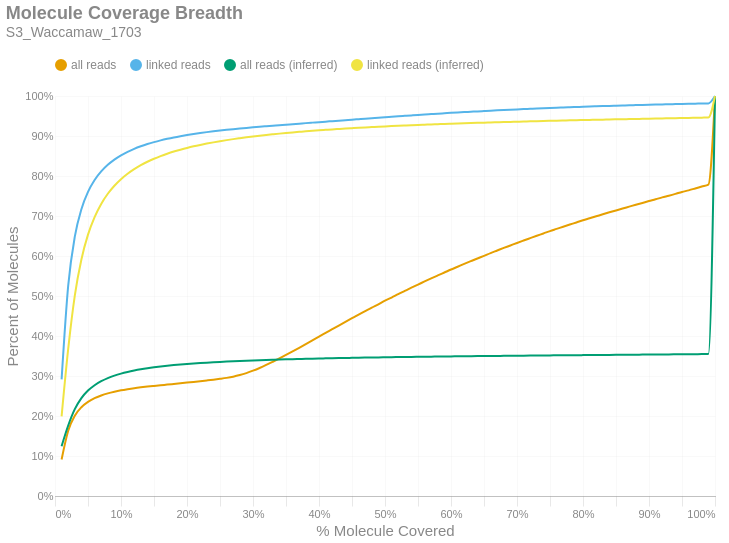

The notebook cell saved with this chart:
### Markdown cell above
### Molecule Read Coverage
This chart shows molecule coverage breadth as computed by the number of bases aligned to that molecule. In other words, "*how much of each unique long molecule is actually sequenced/aligned?*" Keep in mind there is a distinction between sequences and alignments, since some sequences belonging to a particular molecule may not align well and wouldn't appear in the alignment data. This chart also shows molecule coverage breadth as computed by the *inferred fragment* from which the aligned sequences originate. Unlike read coverage, this calculation takes into account the total insert size, including unsequenced gaps between the forward and reverse reads. Like the previous figures, these are cumulative percents.

### Code cell
if SKIPLR:
    print_html(f"Skipped")
else:
    binned_df = consolidated_hist(valids['coverage_bp'], mask, 0.01, True)
    binned_df_inf = consolidated_hist(valids['coverage_inserts'], mask, 0.01, True)
    binned_df = binned_df.with_columns(pl.lit(binned_df_inf['all reads (cumsum)']).alias('all reads (inferred)'))
    binned_df = binned_df.with_columns(pl.lit(binned_df_inf['linked reads (cumsum)']).alias('linked reads (inferred)'))
    binned_df = binned_df.with_columns(
        (pl.col('bin').cast(pl.Float64) + 0.01).alias('right_edge')
    )

    with SafeRender(binned_df):
        (
            density_plot(binned_df, 'Molecule Coverage Breadth', samplename, 'molcov', ['all reads (inferred)','linked reads (inferred)'])
            .encode(
                #x=alt.X('bin:Q', title="% Molecule Covered").axis(format = '%').scale(padding=0),
                x=alt.X('right_edge:Q', title="% Molecule Covered").axis(format='%').scale(padding=0),
                y=alt.Y('value:Q', title='Percent of Molecules')
                    .axis(format='%')
                    .stack(False)
                    .scale(domainMin=0, padding=0),
                color=alt.Color("key:N").scale(domain = ["all reads", "linked reads", "all reads (inferred)", "linked reads (inferred)"]),
                tooltip = [
                    alt.Tooltip("key:N", title = "Data Type"),
                    alt.Tooltip("range_label:N", title="% Molecule Covered"),
                    alt.Tooltip("value:Q", format = ".2%", title="% Molecules")
                ]
            )
        ).display()

### Figure 1 — Vega-Lite specification as saved in the notebook (floating-point values rounded to 4 significant figures)
{"width": "container", "height": 400, "config": {"title": {"anchor": "start", "dy": -15, "fontSize": 18, "color": "#888888", "subtitleColor": "#888888", "subtitleFontSize": 14}, "arc": {"fill": "#0072B2"}, "axis": {"domainColor": "#888888", "domainWidth": 0.5, "gridWidth": 0.2, "grid": false, "titleFontWeight": 400, "titleFontSize": 15, "labelFontSize": 11, "labelColor": "#888888", "tickColor": "#888888", "tickWidth": 0.2, "titleColor": "#888888"}, "axisBand": {"grid": false}, "axisX": {"grid": true, "tickSize": 10, "domainCap": "round"}, "axisY": {"domain": false, "grid": true, "tickSize": 0, "domainCap": "round"}, "background": "transparent", "header": {"labelFontSize": 15, "labelColor": "#888888", "titleFontSize": 15, "titleFontWeight": 600, "titleColor": "#888888"}, "legend": {"labelFont": "sans-serif", "labelFontSize": 12, "labelColor": "#888888", "symbolSize": 100, "symbolType": "circle", "titleFontSize": 12, "titlePadding": 10, "titleColor": "#888888", "title": null, "orient": "top"}, "range": {"category": ["#E69F00", "#56B4E9", "#009E73", "#F0E442", "#0072B2", "#D55E00", "#CC79A7", "#000000"], "diverging": ["#cfe8f3", "#a2d4ec", "#73bfe2", "#46abdb", "#1696d2", "#12719e"]}, "area": {"fill": "#0072B2", "fillOpacity": 0.7, "line": true, "strokeOpacity": 0.7}, "line": {"color": "#0072B2", "stroke": "#0072B2", "strokeWidth": 2}, "trail": {"color": "#0072B2", "stroke": "#0072B2", "strokeWidth": 0, "size": 1}, "point": {"filled": true, "fillOpacity": 1.0, "size": 95}, "text": {"color": "#888888", "fontSize": 11, "align": "right", "fontWeight": 400, "size": 11}, "bar": {"fill": "#0072B2", "stroke": null}, "view": {"stroke": null, "continuousWidth": 660, "continuousHeight": 400}}, "data": {"name": "data-ea8276abb4e4f0369d5e88fb73191079"}, "mark": {"type": "line", "interpolate": "monotone", "point": {"opacity": 0, "size": 275}}, "encoding": {"color": {"field": "key", "scale": {"domain": ["all reads", "linked reads", "all reads (inferred)", "linked reads (inferred)"]}, "type": "nominal"}, "tooltip": [{"field": "key", "title": "Data Type", "type": "nominal"}, {"field": "range_label", "title": "% Molecule Covered", "type": "nominal"}, {"field": "value", "format": ".2%", "title": "% Molecules", "type": "quantitative"}], "x": {"axis": {"format": "%"}, "field": "right_edge", "scale": {"padding": 0}, "title": "% Molecule Covered", "type": "quantitative"}, "y": {"axis": {"format": "%"}, "field": "value", "scale": {"domainMin": 0, "padding": 0}, "stack": false, "title": "Percent of Molecules", "type": "quantitative"}}, "params": [{"name": "param_c36ac31b6afebe62", "select": {"type": "point", "fields": ["key"]}, "bind": "legend"}], "title": {"text": "Molecule Coverage Breadth", "subtitle": "S3_Waccamaw_1703"}, "transform": [{"fold": ["all reads (cumsum)", "linked reads (cumsum)", "all reads (inferred)", "linked reads (inferred)"]}, {"calculate": "replace(datum.key, ' (cumsum)', '')", "as": "key"}, {"filter": {"param": "param_c36ac31b6afebe62"}}], "usermeta": {"embedOptions": {"downloadFileName": "S3_Waccamaw_1703.molcov"}}, "$schema": "https://vega.github.io/schema/vega-lite/v6.1.0.json", "datasets": {"data-ea8276abb4e4f0369d5e88fb73191079": [{"bin": "0.0", "interval": "0.0-0.01", "all reads": 0.0913, "linked reads": 0.2914, "all reads (cumsum)": 0.0913, "linked reads (cumsum)": 0.2914, "range_label": "0.0-0.01", "all reads (inferred)": 0.1245, "linked reads (inferred)": 0.1993, "right_edge": 0.01}, {"bin": "0.01", "interval": "0.01-0.02", "all reads": 0.07185, "linked reads": 0.2343, "all reads (cumsum)": 0.1632, "linked reads (cumsum)": 0.5257, "range_label": "0.01-0.02", "all reads (inferred)": 0.1763, "linked reads (inferred)": 0.3676, "right_edge": 0.02}, {"bin": "0.02", "interval": "0.02-0.03", "all reads": 0.03764, "linked reads": 0.1226, "all reads (cumsum)": 0.2008, "linked reads (cumsum)": 0.6483, "range_label": "0.02-0.03", "all reads (inferred)": 0.2171, "linked reads (inferred)": 0.5012, "right_edge": 0.03}, {"bin": "0.03", "interval": "0.03-0.04", "all reads": 0.02124, "linked reads": 0.06864, "all reads (cumsum)": 0.222, "linked reads (cumsum)": 0.717, "range_label": "0.03-0.04", "all reads (inferred)": 0.2446, "linked reads (inferred)": 0.5913, "right_edge": 0.04}, {"bin": "0.04", "interval": "0.04-0.05", "all reads": 0.01338, "linked reads": 0.04318, "all reads (cumsum)": 0.2354, "linked reads (cumsum)": 0.7602, "range_label": "0.04-0.05", "all reads (inferred)": 0.2635, "linked reads (inferred)": 0.6533, "right_edge": 0.05}, {"bin": "0.05", "interval": "0.05-0.06", "all reads": 0.009272, "linked reads": 0.02973, "all reads (cumsum)": 0.2447, "linked reads (cumsum)": 0.7899, "range_label": "0.05-0.06", "all reads (inferred)": 0.277, "linked reads (inferred)": 0.6974, "right_edge": 0.06}, {"bin": "0.06", "interval": "0.06-0.07", "all reads": 0.006706, "linked reads": 0.02144, "all reads (cumsum)": 0.2514, "linked reads (cumsum)": 0.8113, "range_label": "0.06-0.07", "all reads (inferred)": 0.2871, "linked reads (inferred)": 0.7303, "right_edge": 0.07}, {"bin": "0.07", "interval": "0.07-0.08", "all reads": 0.005217, "linked reads": 0.01659, "all reads (cumsum)": 0.2566, "linked reads (cumsum)": 0.8279, "range_label": "0.07-0.08", "all reads (inferred)": 0.2948, "linked reads (inferred)": 0.7556, "right_edge": 0.08}, {"bin": "0.08", "interval": "0.08-0.09", "all reads": 0.00412, "linked reads": 0.01303, "all reads (cumsum)": 0.2607, "linked reads (cumsum)": 0.841, "range_label": "0.08-0.09", "all reads (inferred)": 0.301, "linked reads (inferred)": 0.7757, "right_edge": 0.09}, {"bin": "0.09", "interval": "0.09-0.1", "all reads": 0.003436, "linked reads": 0.01072, "all reads (cumsum)": 0.2642, "linked reads (cumsum)": 0.8517, "range_label": "0.09-0.1", "all reads (inferred)": 0.306, "linked reads (inferred)": 0.792, "right_edge": 0.1}, {"bin": "0.1", "interval": "0.1-0.11", "all reads": 0.002814, "linked reads": 0.008691, "all reads (cumsum)": 0.267, "linked reads (cumsum)": 0.8604, "range_label": "0.1-0.11", "all reads (inferred)": 0.3101, "linked reads (inferred)": 0.8055, "right_edge": 0.11}, {"bin": "0.11", "interval": "0.11-0.12", "all reads": 0.002489, "linked reads": 0.007568, "all reads (cumsum)": 0.2695, "linked reads (cumsum)": 0.8679, "range_label": "0.11-0.12", "all reads (inferred)": 0.3137, "linked reads (inferred)": 0.817, "right_edge": 0.12}, {"bin": "0.12", "interval": "0.12-0.13", "all reads": 0.002123, "linked reads": 0.006374, "all reads (cumsum)": 0.2716, "linked reads (cumsum)": 0.8743, "range_label": "0.12-0.13", "all reads (inferred)": 0.3167, "linked reads (inferred)": 0.827, "right_edge": 0.13}, {"bin": "0.13", "interval": "0.13-0.14", "all reads": 0.001891, "linked reads": 0.005534, "all reads (cumsum)": 0.2735, "linked reads (cumsum)": 0.8799, "range_label": "0.13-0.14", "all reads (inferred)": 0.3194, "linked reads (inferred)": 0.8356, "right_edge": 0.14}, {"bin": "0.14", "interval": "0.14-0.15", "all reads": 0.001721, "linked reads": 0.004865, "all reads (cumsum)": 0.2752, "linked reads (cumsum)": 0.8847, "range_label": "0.14-0.15", "all reads (inferred)": 0.3217, "linked reads (inferred)": 0.8431, "right_edge": 0.15}, {"bin": "0.15", "interval": "0.15-0.16", "all reads": 0.001659, "linked reads": 0.004325, "all reads (cumsum)": 0.2769, "linked reads (cumsum)": 0.889, "range_label": "0.15-0.16", "all reads (inferred)": 0.3237, "linked reads (inferred)": 0.8498, "right_edge": 0.16}, {"bin": "0.16", "interval": "0.16-0.17", "all reads": 0.00163, "linked reads": 0.003873, "all reads (cumsum)": 0.2785, "linked reads (cumsum)": 0.8929, "range_label": "0.16-0.17", "all reads (inferred)": 0.3256, "linked reads (inferred)": 0.8557, "right_edge": 0.17}, {"bin": "0.17", "interval": "0.17-0.18", "all reads": 0.001649, "linked reads": 0.003498, "all reads (cumsum)": 0.2801, "linked reads (cumsum)": 0.8964, "range_label": "0.17-0.18", "all reads (inferred)": 0.3272, "linked reads (inferred)": 0.8611, "right_edge": 0.18}, {"bin": "0.18", "interval": "0.18-0.19", "all reads": 0.001651, "linked reads": 0.003125, "all reads (cumsum)": 0.2818, "linked reads (cumsum)": 0.8995, "range_label": "0.18-0.19", "all reads (inferred)": 0.3287, "linked reads (inferred)": 0.8658, "right_edge": 0.19}, {"bin": "0.19", "interval": "0.19-0.2", "all reads": 0.001705, "linked reads": 0.00284, "all reads (cumsum)": 0.2835, "linked reads (cumsum)": 0.9024, "range_label": "0.19-0.2", "all reads (inferred)": 0.33, "linked reads (inferred)": 0.8702, "right_edge": 0.2}, {"bin": "0.2", "interval": "0.2-0.21", "all reads": 0.001743, "linked reads": 0.002664, "all reads (cumsum)": 0.2852, "linked reads (cumsum)": 0.905, "range_label": "0.2-0.21", "all reads (inferred)": 0.3313, "linked reads (inferred)": 0.8741, "right_edge": 0.21}, {"bin": "0.21", "interval": "0.21-0.22", "all reads": 0.001793, "linked reads": 0.002424, "all reads (cumsum)": 0.287, "linked reads (cumsum)": 0.9075, "range_label": "0.21-0.22", "all reads (inferred)": 0.3324, "linked reads (inferred)": 0.8777, "right_edge": 0.22}, {"bin": "0.22", "interval": "0.22-0.23", "all reads": 0.00187, "linked reads": 0.002204, "all reads (cumsum)": 0.2889, "linked reads (cumsum)": 0.9097, "range_label": "0.22-0.23", "all reads (inferred)": 0.3334, "linked reads (inferred)": 0.881, "right_edge": 0.23}, {"bin": "0.23", "interval": "0.23-0.24", "all reads": 0.00194, "linked reads": 0.002069, "all reads (cumsum)": 0.2908, "linked reads (cumsum)": 0.9117, "range_label": "0.23-0.24", "all reads (inferred)": 0.3343, "linked reads (inferred)": 0.8841, "right_edge": 0.24}, {"bin": "0.24", "interval": "0.24-0.25", "all reads": 0.002137, "linked reads": 0.001927, "all reads (cumsum)": 0.293, "linked reads (cumsum)": 0.9137, "range_label": "0.24-0.25", "all reads (inferred)": 0.3352, "linked reads (inferred)": 0.887, "right_edge": 0.25}, {"bin": "0.25", "interval": "0.25-0.26", "all reads": 0.002351, "linked reads": 0.001785, "all reads (cumsum)": 0.2953, "linked reads (cumsum)": 0.9154, "range_label": "0.25-0.26", "all reads (inferred)": 0.3361, "linked reads (inferred)": 0.8897, "right_edge": 0.26}, {"bin": "0.26", "interval": "0.26-0.27", "all reads": 0.002964, "linked reads": 0.001693, "all reads (cumsum)": 0.2983, "linked reads (cumsum)": 0.9171, "range_label": "0.26-0.27", "all reads (inferred)": 0.3368, "linked reads (inferred)": 0.8922, "right_edge": 0.27}, {"bin": "0.27", "interval": "0.27-0.28", "all reads": 0.003997, "linked reads": 0.001606, "all reads (cumsum)": 0.3023, "linked reads (cumsum)": 0.9187, "range_label": "0.27-0.28", "all reads (inferred)": 0.3376, "linked reads (inferred)": 0.8945, "right_edge": 0.28}, {"bin": "0.28", "interval": "0.28-0.29", "all reads": 0.005023, "linked reads": 0.001509, "all reads (cumsum)": 0.3073, "linked reads (cumsum)": 0.9203, "range_label": "0.28-0.29", "all reads (inferred)": 0.3382, "linked reads (inferred)": 0.8967, "right_edge": 0.29}, {"bin": "0.29", "interval": "0.29-0.3", "all reads": 0.006011, "linked reads": 0.001446, "all reads (cumsum)": 0.3133, "linked reads (cumsum)": 0.9217, "range_label": "0.29-0.3", "all reads (inferred)": 0.3389, "linked reads (inferred)": 0.8988, "right_edge": 0.3}, {"bin": "0.3", "interval": "0.3-0.31", "all reads": 0.006756, "linked reads": 0.001403, "all reads (cumsum)": 0.3201, "linked reads (cumsum)": 0.9231, "range_label": "0.3-0.31", "all reads (inferred)": 0.3395, "linked reads (inferred)": 0.9007, "right_edge": 0.31}, {"bin": "0.31", "interval": "0.31-0.32", "all reads": 0.007503, "linked reads": 0.001317, "all reads (cumsum)": 0.3276, "linked reads (cumsum)": 0.9244, "range_label": "0.31-0.32", "all reads (inferred)": 0.3401, "linked reads (inferred)": 0.9026, "right_edge": 0.32}, {"bin": "0.32", "interval": "0.32-0.33", "all reads": 0.008057, "linked reads": 0.0013, "all reads (cumsum)": 0.3356, "linked reads (cumsum)": 0.9257, "range_label": "0.32-0.33", "all reads (inferred)": 0.3406, "linked reads (inferred)": 0.9043, "right_edge": 0.33}, {"bin": "0.33", "interval": "0.33-0.34", "all reads": 0.008315, "linked reads": 0.001281, "all reads (cumsum)": 0.344, "linked reads (cumsum)": 0.927, "range_label": "0.33-0.34", "all reads (inferred)": 0.3411, "linked reads (inferred)": 0.9059, "right_edge": 0.34}, {"bin": "0.34", "interval": "0.34-0.35", "all reads": 0.008641, "linked reads": 0.001328, "all reads (cumsum)": 0.3526, "linked reads (cumsum)": 0.9283, "range_label": "0.34-0.35", "all reads (inferred)": 0.3416, "linked reads (inferred)": 0.9075, "right_edge": 0.35}, {"bin": "0.35", "interval": "0.35-0.36", "all reads": 0.008912, "linked reads": 0.001243, "all reads (cumsum)": 0.3615, "linked reads (cumsum)": 0.9296, "range_label": "0.35-0.36", "all reads (inferred)": 0.3421, "linked reads (inferred)": 0.909, "right_edge": 0.36}, {"bin": "0.36", "interval": "0.36-0.37", "all reads": 0.009095, "linked reads": 0.001294, "all reads (cumsum)": 0.3706, "linked reads (cumsum)": 0.9309, "range_label": "0.36-0.37", "all reads (inferred)": 0.3425, "linked reads (inferred)": 0.9104, "right_edge": 0.37}, {"bin": "0.37", "interval": "0.37-0.38", "all reads": 0.009207, "linked reads": 0.001326, "all reads (cumsum)": 0.3798, "linked reads (cumsum)": 0.9322, "range_label": "0.37-0.38", "all reads (inferred)": 0.3429, "linked reads (inferred)": 0.9118, "right_edge": 0.38}, {"bin": "0.38", "interval": "0.38-0.39", "all reads": 0.009286, "linked reads": 0.001239, "all reads (cumsum)": 0.3891, "linked reads (cumsum)": 0.9334, "range_label": "0.38-0.39", "all reads (inferred)": 0.3434, "linked reads (inferred)": 0.9131, "right_edge": 0.39}, {"bin": "0.39", "interval": "0.39-0.4", "all reads": 0.009428, "linked reads": 0.001222, "all reads (cumsum)": 0.3985, "linked reads (cumsum)": 0.9347, "range_label": "0.39-0.4", "all reads (inferred)": 0.3437, "linked reads (inferred)": 0.9143, "right_edge": 0.4}, {"bin": "0.4", "interval": "0.4-0.41", "all reads": 0.009192, "linked reads": 0.001265, "all reads (cumsum)": 0.4077, "linked reads (cumsum)": 0.9359, "range_label": "0.4-0.41", "all reads (inferred)": 0.3441, "linked reads (inferred)": 0.9154, "right_edge": 0.41}, {"bin": "0.41", "interval": "0.41-0.42", "all reads": 0.00927, "linked reads": 0.001226, "all reads (cumsum)": 0.417, "linked reads (cumsum)": 0.9371, "range_label": "0.41-0.42", "all reads (inferred)": 0.3444, "linked reads (inferred)": 0.9165, "right_edge": 0.42}, {"bin": "0.42", "interval": "0.42-0.43", "all reads": 0.009231, "linked reads": 0.001241, "all reads (cumsum)": 0.4262, "linked reads (cumsum)": 0.9384, "range_label": "0.42-0.43", "all reads (inferred)": 0.3448, "linked reads (inferred)": 0.9176, "right_edge": 0.43}, {"bin": "0.43", "interval": "0.43-0.44", "all reads": 0.009142, "linked reads": 0.001229, "all reads (cumsum)": 0.4354, "linked reads (cumsum)": 0.9396, "range_label": "0.43-0.44", "all reads (inferred)": 0.3451, "linked reads (inferred)": 0.9186, "right_edge": 0.44}, {"bin": "0.44", "interval": "0.44-0.45", "all reads": 0.009067, "linked reads": 0.001205, "all reads (cumsum)": 0.4444, "linked reads (cumsum)": 0.9408, "range_label": "0.44-0.45", "all reads (inferred)": 0.3454, "linked reads (inferred)": 0.9196, "right_edge": 0.45}, {"bin": "0.45", "interval": "0.45-0.46", "all reads": 0.009019, "linked reads": 0.001281, "all reads (cumsum)": 0.4534, "linked reads (cumsum)": 0.9421, "range_label": "0.45-0.46", "all reads (inferred)": 0.3457, "linked reads (inferred)": 0.9205, "right_edge": 0.46}, {"bin": "0.46", "interval": "0.46-0.47", "all reads": 0.008798, "linked reads": 0.001279, "all reads (cumsum)": 0.4622, "linked reads (cumsum)": 0.9434, "range_label": "0.46-0.47", "all reads (inferred)": 0.346, "linked reads (inferred)": 0.9214, "right_edge": 0.47}, {"bin": "0.47", "interval": "0.47-0.48", "all reads": 0.008823, "linked reads": 0.001223, "all reads (cumsum)": 0.4711, "linked reads (cumsum)": 0.9446, "range_label": "0.47-0.48", "all reads (inferred)": 0.3463, "linked reads (inferred)": 0.9223, "right_edge": 0.48}, {"bin": "0.48", "interval": "0.48-0.49", "all reads": 0.008266, "linked reads": 0.001158, "all reads (cumsum)": 0.4793, "linked reads (cumsum)": 0.9458, "range_label": "0.48-0.49", "all reads (inferred)": 0.3465, "linked reads (inferred)": 0.9232, "right_edge": 0.49}, {"bin": "0.49", "interval": "0.49-0.5", "all reads": 0.009167, "linked reads": 0.00127, "all reads (cumsum)": 0.4885, "linked reads (cumsum)": 0.947, "range_label": "0.49-0.5", "all reads (inferred)": 0.3468, "linked reads (inferred)": 0.924, "right_edge": 0.5}, {"bin": "0.5", "interval": "0.5-0.51", "all reads": 0.007667, "linked reads": 0.001116, "all reads (cumsum)": 0.4962, "linked reads (cumsum)": 0.9482, "range_label": "0.5-0.51", "all reads (inferred)": 0.347, "linked reads (inferred)": 0.9247, "right_edge": 0.51}, {"bin": "0.51", "interval": "0.51-0.52", "all reads": 0.008449, "linked reads": 0.001156, "all reads (cumsum)": 0.5046, "linked reads (cumsum)": 0.9493, "range_label": "0.51-0.52", "all reads (inferred)": 0.3473, "linked reads (inferred)": 0.9255, "right_edge": 0.52}, {"bin": "0.52", "interval": "0.52-0.53", "all reads": 0.008078, "linked reads": 0.001122, "all reads (cumsum)": 0.5127, "linked reads (cumsum)": 0.9504, "range_label": "0.52-0.53", "all reads (inferred)": 0.3475, "linked reads (inferred)": 0.9262, "right_edge": 0.53}, {"bin": "0.53", "interval": "0.53-0.54", "all reads": 0.008038, "linked reads": 0.001122, "all reads (cumsum)": 0.5207, "linked reads (cumsum)": 0.9516, "range_label": "0.53-0.54", "all reads (inferred)": 0.3478, "linked reads (inferred)": 0.9269, "right_edge": 0.54}, {"bin": "0.54", "interval": "0.54-0.55", "all reads": 0.007777, "linked reads": 0.001116, "all reads (cumsum)": 0.5285, "linked reads (cumsum)": 0.9527, "range_label": "0.54-0.55", "all reads (inferred)": 0.348, "linked reads (inferred)": 0.9276, "right_edge": 0.55}, {"bin": "0.55", "interval": "0.55-0.56", "all reads": 0.007871, "linked reads": 0.001085, "all reads (cumsum)": 0.5364, "linked reads (cumsum)": 0.9538, "range_label": "0.55-0.56", "all reads (inferred)": 0.3482, "linked reads (inferred)": 0.9283, "right_edge": 0.56}, {"bin": "0.56", "interval": "0.56-0.57", "all reads": 0.00763, "linked reads": 0.001054, "all reads (cumsum)": 0.544, "linked reads (cumsum)": 0.9548, "range_label": "0.56-0.57", "all reads (inferred)": 0.3484, "linked reads (inferred)": 0.9289, "right_edge": 0.57}, {"bin": "0.57", "interval": "0.57-0.58", "all reads": 0.007433, "linked reads": 0.001055, "all reads (cumsum)": 0.5514, "linked reads (cumsum)": 0.9559, "range_label": "0.57-0.58", "all reads (inferred)": 0.3486, "linked reads (inferred)": 0.9295, "right_edge": 0.58}, {"bin": "0.58", "interval": "0.58-0.59", "all reads": 0.007359, "linked reads": 0.0009794, "all reads (cumsum)": 0.5588, "linked reads (cumsum)": 0.9568, "range_label": "0.58-0.59", "all reads (inferred)": 0.3488, "linked reads (inferred)": 0.9301, "right_edge": 0.59}, {"bin": "0.59", "interval": "0.59-0.6", "all reads": 0.007369, "linked reads": 0.0009875, "all reads (cumsum)": 0.5662, "linked reads (cumsum)": 0.9578, "range_label": "0.59-0.6", "all reads (inferred)": 0.349, "linked reads (inferred)": 0.9307, "right_edge": 0.6}, {"bin": "0.6", "interval": "0.6-0.61", "all reads": 0.006948, "linked reads": 0.0009696, "all reads (cumsum)": 0.5731, "linked reads (cumsum)": 0.9588, "range_label": "0.6-0.61", "all reads (inferred)": 0.3492, "linked reads (inferred)": 0.9313, "right_edge": 0.61}, {"bin": "0.61", "interval": "0.61-0.62", "all reads": 0.007148, "linked reads": 0.0009323, "all reads (cumsum)": 0.5803, "linked reads (cumsum)": 0.9597, "range_label": "0.61-0.62", "all reads (inferred)": 0.3494, "linked reads (inferred)": 0.9318, "right_edge": 0.62}, {"bin": "0.62", "interval": "0.62-0.63", "all reads": 0.006822, "linked reads": 0.0009032, "all reads (cumsum)": 0.5871, "linked reads (cumsum)": 0.9606, "range_label": "0.62-0.63", "all reads (inferred)": 0.3495, "linked reads (inferred)": 0.9323, "right_edge": 0.63}, {"bin": "0.63", "interval": "0.63-0.64", "all reads": 0.006771, "linked reads": 0.0009236, "all reads (cumsum)": 0.5939, "linked reads (cumsum)": 0.9616, "range_label": "0.63-0.64", "all reads (inferred)": 0.3497, "linked reads (inferred)": 0.9328, "right_edge": 0.64}, {"bin": "0.64", "interval": "0.64-0.65", "all reads": 0.006622, "linked reads": 0.0008679, "all reads (cumsum)": 0.6005, "linked reads (cumsum)": 0.9624, "range_label": "0.64-0.65", "all reads (inferred)": 0.3499, "linked reads (inferred)": 0.9333, "right_edge": 0.65}, {"bin": "0.65", "interval": "0.65-0.66", "all reads": 0.006843, "linked reads": 0.0008628, "all reads (cumsum)": 0.6073, "linked reads (cumsum)": 0.9633, "range_label": "0.65-0.66", "all reads (inferred)": 0.3501, "linked reads (inferred)": 0.9338, "right_edge": 0.66}, {"bin": "0.66", "interval": "0.66-0.67", "all reads": 0.00641, "linked reads": 0.0008172, "all reads (cumsum)": 0.6137, "linked reads (cumsum)": 0.9641, "range_label": "0.66-0.67", "all reads (inferred)": 0.3502, "linked reads (inferred)": 0.9343, "right_edge": 0.67}, {"bin": "0.67", "interval": "0.67-0.68", "all reads": 0.006437, "linked reads": 0.0007963, "all reads (cumsum)": 0.6202, "linked reads (cumsum)": 0.9649, "range_label": "0.67-0.68", "all reads (inferred)": 0.3504, "linked reads (inferred)": 0.9348, "right_edge": 0.68}, {"bin": "0.68", "interval": "0.68-0.69", "all reads": 0.006204, "linked reads": 0.0007722, "all reads (cumsum)": 0.6264, "linked reads (cumsum)": 0.9657, "range_label": "0.68-0.69", "all reads (inferred)": 0.3506, "linked reads (inferred)": 0.9353, "right_edge": 0.69}, {"bin": "0.69", "interval": "0.69-0.7", "all reads": 0.006271, "linked reads": 0.0007671, "all reads (cumsum)": 0.6326, "linked reads (cumsum)": 0.9664, "range_label": "0.69-0.7", "all reads (inferred)": 0.3507, "linked reads (inferred)": 0.9357, "right_edge": 0.7}, {"bin": "0.7", "interval": "0.7-0.71", "all reads": 0.006058, "linked reads": 0.0007549, "all reads (cumsum)": 0.6387, "linked reads (cumsum)": 0.9672, "range_label": "0.7-0.71", "all reads (inferred)": 0.3509, "linked reads (inferred)": 0.9362, "right_edge": 0.71}, {"bin": "0.71", "interval": "0.71-0.72", "all reads": 0.005983, "linked reads": 0.0007364, "all reads (cumsum)": 0.6447, "linked reads (cumsum)": 0.9679, "range_label": "0.71-0.72", "all reads (inferred)": 0.351, "linked reads (inferred)": 0.9366, "right_edge": 0.72}, {"bin": "0.72", "interval": "0.72-0.73", "all reads": 0.005966, "linked reads": 0.0007395, "all reads (cumsum)": 0.6507, "linked reads (cumsum)": 0.9687, "range_label": "0.72-0.73", "all reads (inferred)": 0.3512, "linked reads (inferred)": 0.9371, "right_edge": 0.73}, {"bin": "0.73", "interval": "0.73-0.74", "all reads": 0.005709, "linked reads": 0.0006899, "all reads (cumsum)": 0.6564, "linked reads (cumsum)": 0.9694, "range_label": "0.73-0.74", "all reads (inferred)": 0.3513, "linked reads (inferred)": 0.9375, "right_edge": 0.74}, {"bin": "0.74", "interval": "0.74-0.75", "all reads": 0.005958, "linked reads": 0.000671, "all reads (cumsum)": 0.6623, "linked reads (cumsum)": 0.97, "range_label": "0.74-0.75", "all reads (inferred)": 0.3515, "linked reads (inferred)": 0.9379, "right_edge": 0.75}, {"bin": "0.75", "interval": "0.75-0.76", "all reads": 0.005411, "linked reads": 0.0006495, "all reads (cumsum)": 0.6677, "linked reads (cumsum)": 0.9707, "range_label": "0.75-0.76", "all reads (inferred)": 0.3516, "linked reads (inferred)": 0.9383, "right_edge": 0.76}, {"bin": "0.76", "interval": "0.76-0.77", "all reads": 0.005481, "linked reads": 0.0006106, "all reads (cumsum)": 0.6732, "linked reads (cumsum)": 0.9713, "range_label": "0.76-0.77", "all reads (inferred)": 0.3518, "linked reads (inferred)": 0.9387, "right_edge": 0.77}, {"bin": "0.77", "interval": "0.77-0.78", "all reads": 0.005376, "linked reads": 0.0006111, "all reads (cumsum)": 0.6786, "linked reads (cumsum)": 0.9719, "range_label": "0.77-0.78", "all reads (inferred)": 0.3519, "linked reads (inferred)": 0.9391, "right_edge": 0.78}, {"bin": "0.78", "interval": "0.78-0.79", "all reads": 0.005303, "linked reads": 0.000604, "all reads (cumsum)": 0.6839, "linked reads (cumsum)": 0.9725, "range_label": "0.78-0.79", "all reads (inferred)": 0.3521, "linked reads (inferred)": 0.9395, "right_edge": 0.79}, {"bin": "0.79", "interval": "0.79-0.8", "all reads": 0.005448, "linked reads": 0.0006045, "all reads (cumsum)": 0.6893, "linked reads (cumsum)": 0.9731, "range_label": "0.79-0.8", "all reads (inferred)": 0.3522, "linked reads (inferred)": 0.9399, "right_edge": 0.8}, {"bin": "0.8", "interval": "0.8-0.81", "all reads": 0.004939, "linked reads": 0.0005564, "all reads (cumsum)": 0.6943, "linked reads (cumsum)": 0.9737, "range_label": "0.8-0.81", "all reads (inferred)": 0.3523, "linked reads (inferred)": 0.9402, "right_edge": 0.81}, {"bin": "0.81", "interval": "0.81-0.82", "all reads": 0.004974, "linked reads": 0.0005503, "all reads (cumsum)": 0.6992, "linked reads (cumsum)": 0.9742, "range_label": "0.81-0.82", "all reads (inferred)": 0.3525, "linked reads (inferred)": 0.9406, "right_edge": 0.82}, {"bin": "0.82", "interval": "0.82-0.83", "all reads": 0.005029, "linked reads": 0.0005488, "all reads (cumsum)": 0.7043, "linked reads (cumsum)": 0.9748, "range_label": "0.82-0.83", "all reads (inferred)": 0.3526, "linked reads (inferred)": 0.9409, "right_edge": 0.83}, {"bin": "0.83", "interval": "0.83-0.84", "all reads": 0.004893, "linked reads": 0.0005334, "all reads (cumsum)": 0.7092, "linked reads (cumsum)": 0.9753, "range_label": "0.83-0.84", "all reads (inferred)": 0.3528, "linked reads (inferred)": 0.9413, "right_edge": 0.84}, {"bin": "0.84", "interval": "0.84-0.85", "all reads": 0.004779, "linked reads": 0.0005089, "all reads (cumsum)": 0.714, "linked reads (cumsum)": 0.9758, "range_label": "0.84-0.85", "all reads (inferred)": 0.3529, "linked reads (inferred)": 0.9416, "right_edge": 0.85}, {"bin": "0.85", "interval": "0.85-0.86", "all reads": 0.004765, "linked reads": 0.0004991, "all reads (cumsum)": 0.7187, "linked reads (cumsum)": 0.9763, "range_label": "0.85-0.86", "all reads (inferred)": 0.353, "linked reads (inferred)": 0.942, "right_edge": 0.86}, {"bin": "0.86", "interval": "0.86-0.87", "all reads": 0.004688, "linked reads": 0.0005063, "all reads (cumsum)": 0.7234, "linked reads (cumsum)": 0.9768, "range_label": "0.86-0.87", "all reads (inferred)": 0.3532, "linked reads (inferred)": 0.9423, "right_edge": 0.87}, {"bin": "0.87", "interval": "0.87-0.88", "all reads": 0.004716, "linked reads": 0.0004511, "all reads (cumsum)": 0.7281, "linked reads (cumsum)": 0.9773, "range_label": "0.87-0.88", "all reads (inferred)": 0.3533, "linked reads (inferred)": 0.9426, "right_edge": 0.88}, {"bin": "0.88", "interval": "0.88-0.89", "all reads": 0.004578, "linked reads": 0.0004623, "all reads (cumsum)": 0.7327, "linked reads (cumsum)": 0.9777, "range_label": "0.88-0.89", "all reads (inferred)": 0.3535, "linked reads (inferred)": 0.943, "right_edge": 0.89}, {"bin": "0.89", "interval": "0.89-0.9", "all reads": 0.004631, "linked reads": 0.0004245, "all reads (cumsum)": 0.7373, "linked reads (cumsum)": 0.9782, "range_label": "0.89-0.9", "all reads (inferred)": 0.3536, "linked reads (inferred)": 0.9433, "right_edge": 0.9}, {"bin": "0.9", "interval": "0.9-0.91", "all reads": 0.00435, "linked reads": 0.000404, "all reads (cumsum)": 0.7417, "linked reads (cumsum)": 0.9786, "range_label": "0.9-0.91", "all reads (inferred)": 0.3537, "linked reads (inferred)": 0.9436, "right_edge": 0.91}, {"bin": "0.91", "interval": "0.91-0.92", "all reads": 0.004854, "linked reads": 0.0004071, "all reads (cumsum)": 0.7465, "linked reads (cumsum)": 0.979, "range_label": "0.91-0.92", "all reads (inferred)": 0.3539, "linked reads (inferred)": 0.944, "right_edge": 0.92}, {"bin": "0.92", "interval": "0.92-0.93", "all reads": 0.004193, "linked reads": 0.0003979, "all reads (cumsum)": 0.7507, "linked reads (cumsum)": 0.9794, "range_label": "0.92-0.93", "all reads (inferred)": 0.354, "linked reads (inferred)": 0.9443, "right_edge": 0.93}, {"bin": "0.93", "interval": "0.93-0.94", "all reads": 0.004525, "linked reads": 0.0004056, "all reads (cumsum)": 0.7552, "linked reads (cumsum)": 0.9798, "range_label": "0.93-0.94", "all reads (inferred)": 0.3541, "linked reads (inferred)": 0.9446, "right_edge": 0.94}, {"bin": "0.94", "interval": "0.94-0.95", "all reads": 0.004856, "linked reads": 0.000403, "all reads (cumsum)": 0.7601, "linked reads (cumsum)": 0.9802, "range_label": "0.94-0.95", "all reads (inferred)": 0.3543, "linked reads (inferred)": 0.9449, "right_edge": 0.95}, {"bin": "0.95", "interval": "0.95-0.96", "all reads": 0.004017, "linked reads": 0.0003524, "all reads (cumsum)": 0.7641, "linked reads (cumsum)": 0.9805, "range_label": "0.95-0.96", "all reads (inferred)": 0.3544, "linked reads (inferred)": 0.9452, "right_edge": 0.96}, {"bin": "0.96", "interval": "0.96-0.97", "all reads": 0.004705, "linked reads": 0.0003283, "all reads (cumsum)": 0.7688, "linked reads (cumsum)": 0.9809, "range_label": "0.96-0.97", "all reads (inferred)": 0.3546, "linked reads (inferred)": 0.9455, "right_edge": 0.97}, {"bin": "0.97", "interval": "0.97-0.98", "all reads": 0.00488, "linked reads": 0.0003207, "all reads (cumsum)": 0.7737, "linked reads (cumsum)": 0.9812, "range_label": "0.97-0.98", "all reads (inferred)": 0.3548, "linked reads (inferred)": 0.9459, "right_edge": 0.98}, {"bin": "0.98", "interval": "0.98-0.99", "all reads": 0.004738, "linked reads": 0.0003636, "all reads (cumsum)": 0.7784, "linked reads (cumsum)": 0.9815, "range_label": "0.98-0.99", "all reads (inferred)": 0.355, "linked reads (inferred)": 0.9463, "right_edge": 0.99}, {"bin": "0.99", "interval": "0.99-1.0", "all reads": 0.2216, "linked reads": 0.01847, "all reads (cumsum)": 1.0, "linked reads (cumsum)": 1.0, "range_label": "0.99-1.0", "all reads (inferred)": 1.0, "linked reads (inferred)": 1.0, "right_edge": 1.0}]}}
